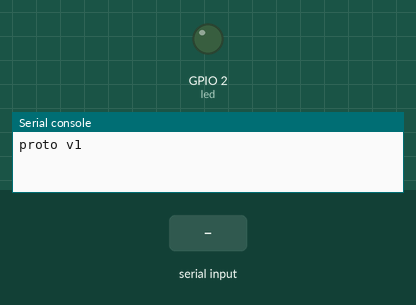
Simulated run of this program. Board: ESP32 board running MicroPython. Shown: output pins drawn as LEDs (lit = HIGH), the last lines printed to the serial console. Wiring (from the project's diagram.json): green LED on GPIO 2. The inputs (shaded band) are chosen by the test bench.

Above: at 1.2 s.
1.3 s: "led on" typed at the serial console, then Enter
At 2.0 s:
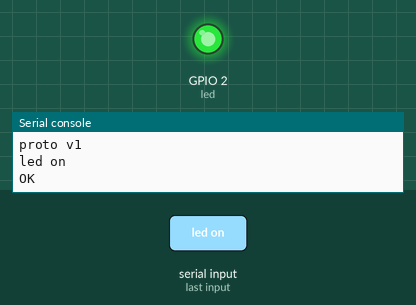
2.8 s: "led off" typed at the serial console, then Enter
At 3.1 s:
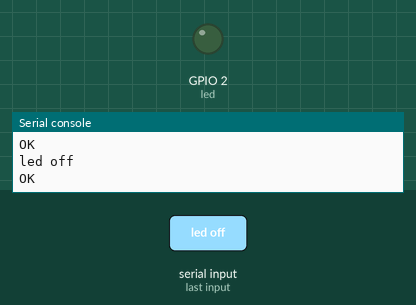
Timing chart, 0 to 5.8 s (numbered marks = the images above; inputs shaded):
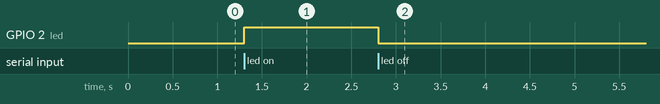

The program:

solution.py
```python
from machine import Pin

# A command protocol over serial: "led on"/"led off" -> "OK", "state?" -> "state: on|off",
# any other line -> "ERR unknown". The LED on GPIO2 mirrors the state.
# The banners are glued from parts: the echo of the pasted source must not match expect.
led = Pin(2, Pin.OUT)
state = False
print("proto " + "v1")
while True:
    cmd = input().strip()
    if cmd == "led on":
        led.value(1)
        state = True
        print("OK")
    elif cmd == "led off":
        led.value(0)
        state = False
        print("OK")
    elif cmd == "state?":
        print("state: " + ("on" if state else "off"))
    else:
        print("ERR " + "unknown")
```

Measured:
- after the input at 1.3 s, GPIO 2 (led): LOW → HIGH at once
- after the input at 2.8 s, GPIO 2 (led): HIGH → LOW at once
